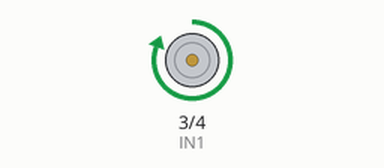
Simulated run of this sketch. Board: Arduino Uno, built with avr-gcc and run on an emulated ATmega328P. Parts: motor-driver pin pairs drawn as motors (green arrow = first pin HIGH = forward, orange = second pin HIGH = backward, longer = more drive, scaled by the enable pin).

Above: at 1.0 s.
At 3.0 s:
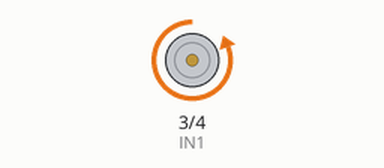
Timing chart, 0 to 5.2 s (numbered marks = the images above):
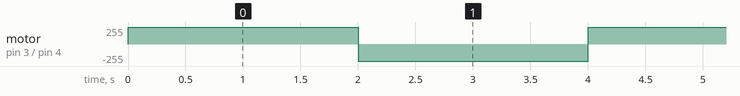

Measured:
- by itself, motor on pin 3 (IN1) / pin 4 (IN2): alternates forward 255/255 for 2.0 s and backward 255/255 for 2.0 s

The sketch:

6.l298n_motor_driver.ino
```cpp
#define IN1 3
#define IN2 4
#define ENA 5

void setup() {
  pinMode(IN1, OUTPUT);
  pinMode(IN2, OUTPUT);
  pinMode(ENA, OUTPUT);

  analogWrite(ENA, 255);  // Set motor speed
}

void loop() {
  digitalWrite(IN1, HIGH);
  digitalWrite(IN2, LOW); // Motor moving forward
  delay(2000);

  digitalWrite(IN1, LOW);
  digitalWrite(IN2, HIGH); // Motor moving backward
  delay(2000);
}
```
